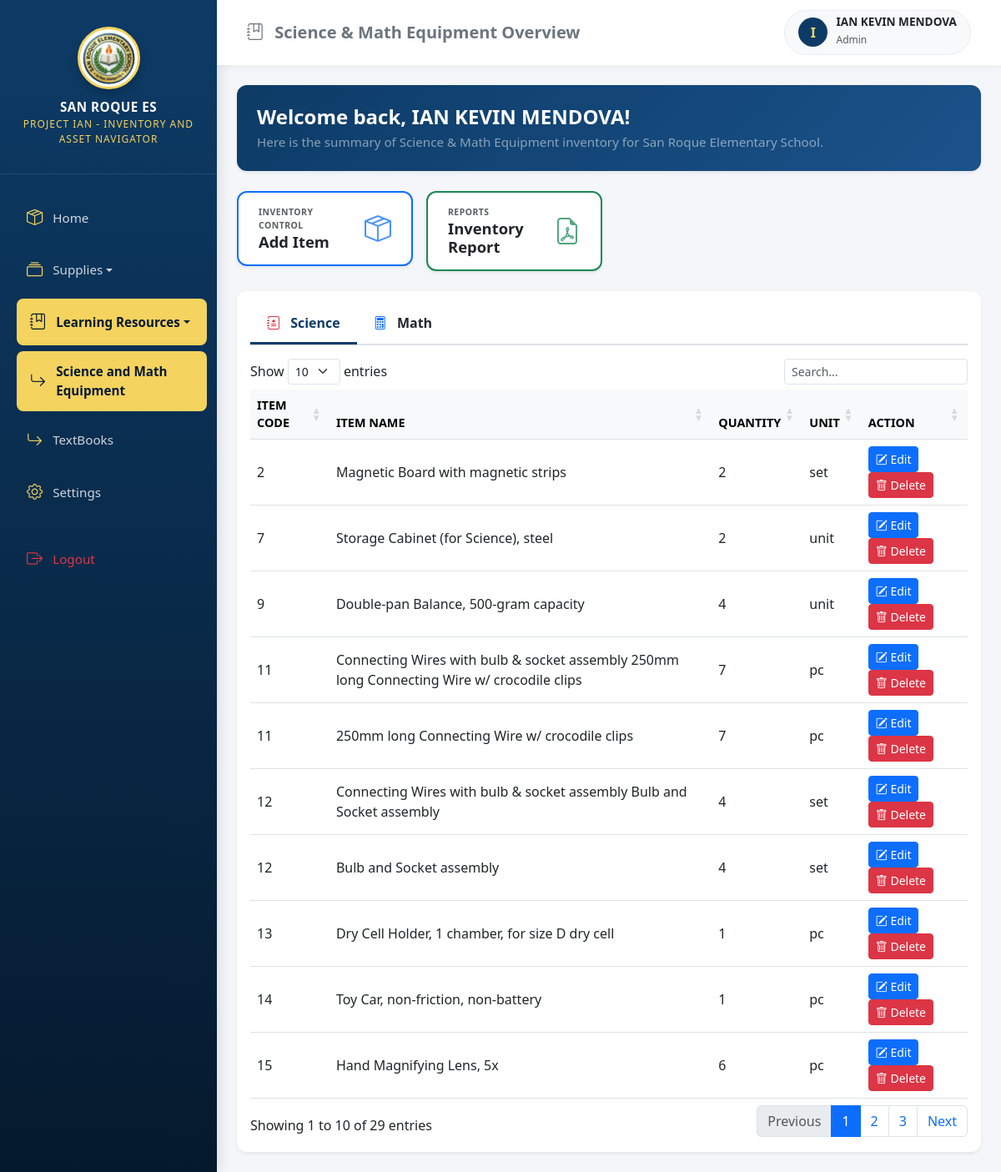
The page /sciene_math.php (signed in) on the database its author committed.
### tables this page shows
CREATE TABLE `lr_sme` (
  `id` int NOT NULL AUTO_INCREMENT,
  `lr_code` varchar(50) NOT NULL,
  `lr_item` varchar(255) NOT NULL,
  `lr_qty` int NOT NULL DEFAULT '0',
  `lr_unit` varchar(50) DEFAULT NULL,
  `lr_type` varchar(50) DEFAULT NULL,
  PRIMARY KEY (`id`)
);

### sciene_math.php (the view, shortened to what this page needs)
<?php
$adminName = isset($_SESSION['admin_name']) ? strtoupper($_SESSION['admin_name']) : 'ADMIN';
$adminRole = isset($_SESSION['role']) ? ucfirst($_SESSION['role']) : 'Administrator';
require_once 'config/db.php';
$scienceItems = [];
try {
    $stmt = $pdo->prepare("SELECT * FROM lr_sme WHERE lr_type = ? ORDER BY CAST(lr_code AS UNSIGNED) ASC");
    $stmt->execute(['Science']);
    $scienceItems = $stmt->fetchAll(PDO::FETCH_ASSOC);
} catch (PDOException $e) {
}
function renderRows(array $items): void {
    foreach ($items as $row) {
        echo '<tr>
            <td>' . htmlspecialchars($row['lr_code']) . '</td>
            <td>' . htmlspecialchars($row['lr_item']) . '</td>
            <td>' . htmlspecialchars($row['lr_qty']) . '</td>
            <td>' . htmlspecialchars($row['lr_unit'] ?? '') . '</td>
            <td>
                <button class="btn btn-sm btn-primary edit-btn me-1"
                    data-id="'       . $row['id'] . '"
                    data-lr_code="'  . htmlspecialchars($row['lr_code'],         ENT_QUOTES) . '"
                    data-lr_item="'  . htmlspecialchars($row['lr_item'],         ENT_QUOTES) . '"
                    data-lr_qty="'   . htmlspecialchars($row['lr_qty'],          ENT_QUOTES) . '"
                    data-lr_unit="'  . htmlspecialchars($row['lr_unit'] ?? '',   ENT_QUOTES) . '"
                    data-lr_type="'  . htmlspecialchars($row['lr_type'] ?? '',   ENT_QUOTES) . '">
                    <i class="bi bi-pencil-square"></i> Edit
                </button>
                <button class="btn btn-sm btn-danger delete-btn" data-id="' . $row['id'] . '">
                    <i class="bi bi-trash"></i> Delete
                </button>
            </td>
        </tr>';
    }
}
?>
<!DOCTYPE html>
<html lang="en">
<head>
    <link href="https://cdn.jsdelivr.net/npm/bootstrap@5.3.0/dist/css/bootstrap.min.css" rel="stylesheet">
    <link rel="stylesheet" href="https://cdn.jsdelivr.net/npm/bootstrap-icons@1.10.5/font/bootstrap-icons.css">
    <link rel="stylesheet" href="https://cdn.jsdelivr.net/npm/sweetalert2@11/dist/sweetalert2.min.css">
    <link rel="stylesheet" href="https://cdn.datatables.net/1.13.6/css/dataTables.bootstrap5.min.css">
    <link href="assets/css/consup.css" rel="stylesheet">
</head>
<body>
<div class="wrapper d-flex">
    <?php include_once 'includes/nav.php'; ?>
    <div id="content">
        <nav class="navbar navbar-expand-lg navbar-top">
            <div class="container-fluid">
                <span class="navbar-brand mb-0 h6 text-secondary fw-bold">
                    <i class="bi bi-journal-bookmark me-2"></i> Science &amp; Math Equipment Overview
                </span>
                <div class="ms-auto d-flex align-items-center gap-3">
                    <div class="user-profile-badge">
                        <div class="user-avatar"><?php echo substr($adminName, 0, 1); ?></div>
                        <div class="text-start">
                            <span class="d-block fw-bold text-dark" style="font-size: 0.85rem; line-height: 1.1;"><?php echo htmlspecialchars($adminName); ?></span>
                            <span class="text-muted" style="font-size: 0.75rem;"><?php echo htmlspecialchars($adminRole); ?></span>
                        </div>
                    </div>
                </div>
            </div>
        </nav>
        <div class="container-fluid p-4">
            <div class="alert alert-primary border-0 shadow-sm d-flex align-items-center mb-4"
                 style="background: linear-gradient(135deg, #0D3B66 0%, #1a528a 100%); color: white; border-radius: 12px; padding: 1.5rem;">
                <div>
                    <h4 class="alert-heading fw-bold mb-1">Welcome back, <?php echo htmlspecialchars($adminName); ?>!</h4>
                    <p class="mb-0 text-white-50" style="font-size: 0.95rem;">
                        Here is the summary of Science &amp; Math Equipment inventory for San Roque Elementary School.
                    </p>
                </div>
            </div>
            <div class="row g-3 mb-4">
                <div class="col-md-3">
                    <div class="card stat-card px-4 py-3 shadow-sm"
                         style="cursor: pointer; border-radius: 12px; border: 2px solid #0d6efd; min-height: 88px;"
                         data-bs-toggle="modal" data-bs-target="#addEquipmentModal">
                        <div class="d-flex align-items-center h-100">
                            <div class="flex-grow-1">
                                <span class="d-block text-uppercase text-muted fw-semibold" style="font-size: 0.65rem; letter-spacing: 0.5px;">INVENTORY CONTROL</span>
                                <h5 class="fw-bold text-dark mb-0" style="font-size: 1.15rem;">Add Item</h5>
                            </div>
                            <div class="fs-2 text-primary opacity-75 ms-3"><i class="bi bi-box-seam"></i></div>
                        </div>
                    </div>
                </div>
                <div class="col-md-3">
                    <div class="card stat-card px-4 py-3 shadow-sm"
                         style="cursor: pointer; border-radius: 12px; border: 2px solid #198754; min-height: 88px;"
                         data-bs-toggle="modal" data-bs-target="#reportModal">
                        <div class="d-flex align-items-center h-100">
                            <div class="flex-grow-1">
                                <span class="d-block text-uppercase text-muted fw-semibold" style="font-size: 0.65rem; letter-spacing: 0.5px;">REPORTS</span>
                                <h5 class="fw-bold text-dark mb-0" style="font-size: 1.15rem;">Inventory Report</h5>
                            </div>
                            <div class="fs-2 text-success opacity-75 ms-3"><i class="bi bi-file-earmark-pdf"></i></div>
                        </div>
                    </div>
                </div>
            </div>
            <div class="card border-0 shadow-sm" style="border-radius: 12px;">
                <div class="card-body">
                    <ul class="nav nav-tabs custom-tabs mb-3" id="smeTab" role="tablist">
                        <li class="nav-item" role="presentation">
                            <button class="nav-link active fw-bold text-dark" id="science-tab"
                                    data-bs-toggle="tab" data-bs-target="#science-panel"
                                    type="button" role="tab" aria-controls="science-panel" aria-selected="true">
                                <i class="bi bi-journal-medical me-2 text-danger"></i> Science
                            </button>
                        </li>
                        <li class="nav-item" role="presentation">
                            <button class="nav-link fw-bold text-dark" id="math-tab"
                                    data-bs-toggle="tab" data-bs-target="#math-panel"
                                    type="button" role="tab" aria-controls="math-panel" aria-selected="false">
                                <i class="bi bi-calculator me-2 text-primary"></i> Math
                            </button>
                        </li>
                    </ul>
                    <div class="tab-content" id="smeTabContent">
                        <div class="tab-pane fade show active" id="science-panel" role="tabpanel" aria-labelledby="science-tab">
                            <div class="table-responsive">
                                <table id="scienceTable" class="table table-hover align-middle w-100">
                                    <thead class="table-light text-uppercase text-muted" style="font-size: 0.75rem;">
                                        <tr>
                                            <th>Item Code</th>
                                            <th>Item Name</th>
                                            <th>Quantity</th>
                                            <th>Unit</th>
                                            <th>Action</th>
                                        </tr>
                                    </thead>
                                    <tbody>
                                        <?php renderRows($scienceItems); ?>
                                    </tbody>
                                </table>
                            </div>
                        </div>
                    </div>
                </div>
            </div>
        </div>
    </div>
</div>
</body>
</html>

### includes/nav.php (shortened to what this page needs)
<?php
$currentPage = basename($_SERVER['PHP_SELF']);
$isSuppliesActive = ($currentPage == 'consup.php' || $currentPage == 'non-consumable.php' || $currentPage == 'nonconsup.php');
$isLrActive = ($currentPage == 'lr.php' || $currentPage == 'science_math_eq.php' || $currentPage == 'sciene_math.php' || $currentPage == 'textbooks.php');
?>
<nav id="sidebar">
    <div class="sidebar-header">
        <img src="assets/img/san_roque.png" alt="School Logo" class="sidebar-logo">
        <h3>SAN ROQUE ES</h3>
        <p>Project IAN - Inventory and Asset Navigator </p>
    </div>
    <ul class="list-unstyled components">
        <li class="<?php echo ($currentPage == 'index.php') ? 'active' : ''; ?>">
            <a href="index.php"><i class="bi bi-box-seam"></i> Home</a>
        </li>
        <li class="<?php echo $isSuppliesActive ? 'active' : ''; ?>">
            <a href="#suppliesSubmenu" data-bs-toggle="collapse" aria-expanded="<?php echo $isSuppliesActive ? 'true' : 'false'; ?>" class="dropdown-toggle">
                <i class="bi bi-collection"></i> Supplies
            </a>
        </li>
        <li class="<?php echo $isLrActive ? 'active' : ''; ?>">
            <a href="#lrSubmenu" data-bs-toggle="collapse" aria-expanded="<?php echo $isLrActive ? 'true' : 'false'; ?>" class="dropdown-toggle">
                <i class="bi bi-journal-bookmark"></i> Learning Resources
            </a>
            <ul class="collapse list-unstyled <?php echo $isLrActive ? 'show' : ''; ?>" id="lrSubmenu">
                <li class="<?php echo ($currentPage == 'sciene_math.php' || $currentPage == 'science_math_eq.php') ? 'active' : ''; ?>">
                    <a href="sciene_math.php"><i class="bi bi-arrow-return-right"></i> Science and Math Equipment</a>
                </li>
                <li class="<?php echo ($currentPage == 'textbooks.php') ? 'active' : ''; ?>">
                    <a href="textbooks.php"><i class="bi bi-arrow-return-right"></i> TextBooks</a>
                </li>
            </ul>
        </li>
        <li class="<?php echo ($currentPage == 'setting.php') ? 'active' : ''; ?>">
            <a href="setting.php"><i class="bi bi-gear"></i> Settings</a>
        </li>
        <li class="mt-4">
            <a href="#" id="logoutBtn" class="text-danger"><i class="bi bi-box-arrow-right text-danger"></i> Logout</a>
        </li>
    </ul>
</nav>

### assets/css/consup.css (style rules this page uses)
:root { --primary-dark: #0D3B66; --primary-darker: #05192D; --accent-gold: #F4D35E; --accent-gold-hover: #e0be48; }
body { background-color: #f4f6f9; font-family: 'Segoe UI', Tahoma, Geneva, Verdana, sans-serif; }
#sidebar { min-width: 260px; max-width: 260px; background: linear-gradient(180deg, var(--primary-dark) 0%, var(--primary-darker) 100%); color: #fff; min-height: 100vh; transition: all 0.3s; box-shadow: 4px 0 15px rgba(0,0,0,0.1); }
#sidebar .sidebar-header { padding: 2rem 1.5rem; text-align: center; border-bottom: 1px solid rgba(255, 255, 255, 0.1); }
#sidebar .sidebar-logo { width: 75px; height: 75px; background: #fff; border-radius: 50%; padding: 3px; border: 3px solid var(--accent-gold); object-fit: contain; box-shadow: 0 4px 10px rgba(0,0,0,0.2); margin-bottom: 0.75rem; }
#sidebar h3 { font-size: 0.95rem; font-weight: 700; letter-spacing: 0.5px; color: #fff; margin-bottom: 0.2rem; }
#sidebar p { font-size: 0.75rem; color: var(--accent-gold); margin-bottom: 0; text-transform: uppercase; letter-spacing: 1px; }
#sidebar ul.components { padding: 1.5rem 1rem; }
#sidebar ul li a { padding: 0.85rem 1rem; font-size: 0.95rem; font-weight: 500; display: flex; align-items: center; color: rgba(255, 255, 255, 0.8); border-radius: 8px; margin-bottom: 0.4rem; text-decoration: none; transition: all 0.2s ease-in-out; }
#sidebar ul li a i { margin-right: 12px; font-size: 1.2rem; color: var(--accent-gold); }
#sidebar ul li a:hover, #sidebar ul li.active > a { color: #fff; background: rgba(255, 255, 255, 0.1); transform: translateX(4px); }
#sidebar ul li.active > a { background: var(--accent-gold); color: var(--primary-darker); font-weight: 700; }
#sidebar ul li.active > a i { color: var(--primary-darker); }
#content { width: 100%; min-height: 100vh; display: flex; flex-direction: column; }
.navbar-top { background: #fff; box-shadow: 0 2px 10px rgba(0,0,0,0.05); padding: 0.75rem 1.5rem; }
.user-profile-badge { display: flex; align-items: center; background: #f8f9fa; padding: 0.4rem 1rem; border-radius: 50rem; border: 1px solid #e9ecef; }
.user-avatar { width: 35px; height: 35px; background: var(--primary-dark); color: var(--accent-gold); font-weight: bold; border-radius: 50%; display: flex; align-items: center; justify-content: center; margin-right: 10px; }
.stat-card { border: none; border-radius: 12px; box-shadow: 0 4px 15px rgba(0,0,0,0.03); transition: transform 0.2s; }

### sciene_math.php (style rules this page uses)
.custom-tabs { border-bottom: 2px solid #dee2e6; }
.custom-tabs .nav-link { border: none; border-bottom: 3px solid transparent; border-radius: 0; padding: 0.65rem 1.25rem; transition: border-color 0.2s, color 0.2s; }
.custom-tabs .nav-link.active { border-bottom: 3px solid #0D3B66; color: #0D3B66 !important; background: transparent; }
#scienceTable th, #mathTable th { font-size: 0.9rem !important; font-weight: 700 !important; }
#scienceTable td, #mathTable td { font-weight: normal !important; }

### rows shown on the page
lr_sme: lr_code "2", lr_item "Magnetic Board with magnetic strips", lr_qty "2", lr_unit "set"
lr_sme: lr_code "7", lr_item "Storage Cabinet (for Science), steel", lr_qty "2", lr_unit "unit"
lr_sme: lr_code "9", lr_item "Double-pan Balance, 500-gram capacity", lr_qty "4", lr_unit "unit"
lr_sme: lr_code "11", lr_item "Connecting Wires with bulb & socket assembly 250mm long Connecting Wire w/ crocodile clips", lr_qty "7", lr_unit "pc"
lr_sme: lr_code "11", lr_item "250mm long Connecting Wire w/ crocodile clips", lr_qty "7", lr_unit "pc"
lr_sme: lr_code "12", lr_item "Connecting Wires with bulb & socket assembly Bulb and Socket assembly", lr_qty "4", lr_unit "set"
lr_sme: lr_code "12", lr_item "Bulb and Socket assembly", lr_qty "4", lr_unit "set"
lr_sme: lr_code "13", lr_item "Dry Cell Holder, 1 chamber, for size D dry cell", lr_qty "1", lr_unit "pc"
lr_sme: lr_code "14", lr_item "Toy Car, non-friction, non-battery", lr_qty "1", lr_unit "pc"
lr_sme: lr_code "15", lr_item "Hand Magnifying Lens, 5x", lr_qty "6", lr_unit "pc"

### other values the page prints
substr($adminName, 0, 1) "I"
$adminName "IAN KEVIN MENDOVA"
$adminRole "Admin"
